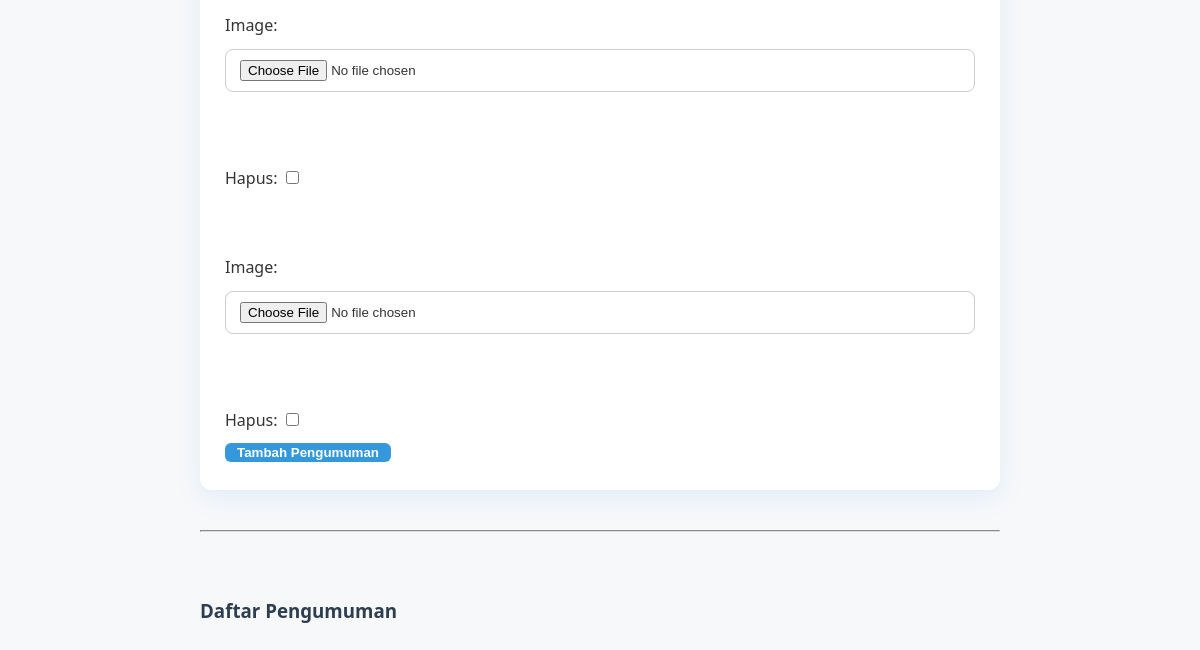
The page /kelola/pengumuman/ (signed in, lower part) on the database as committed earlier.
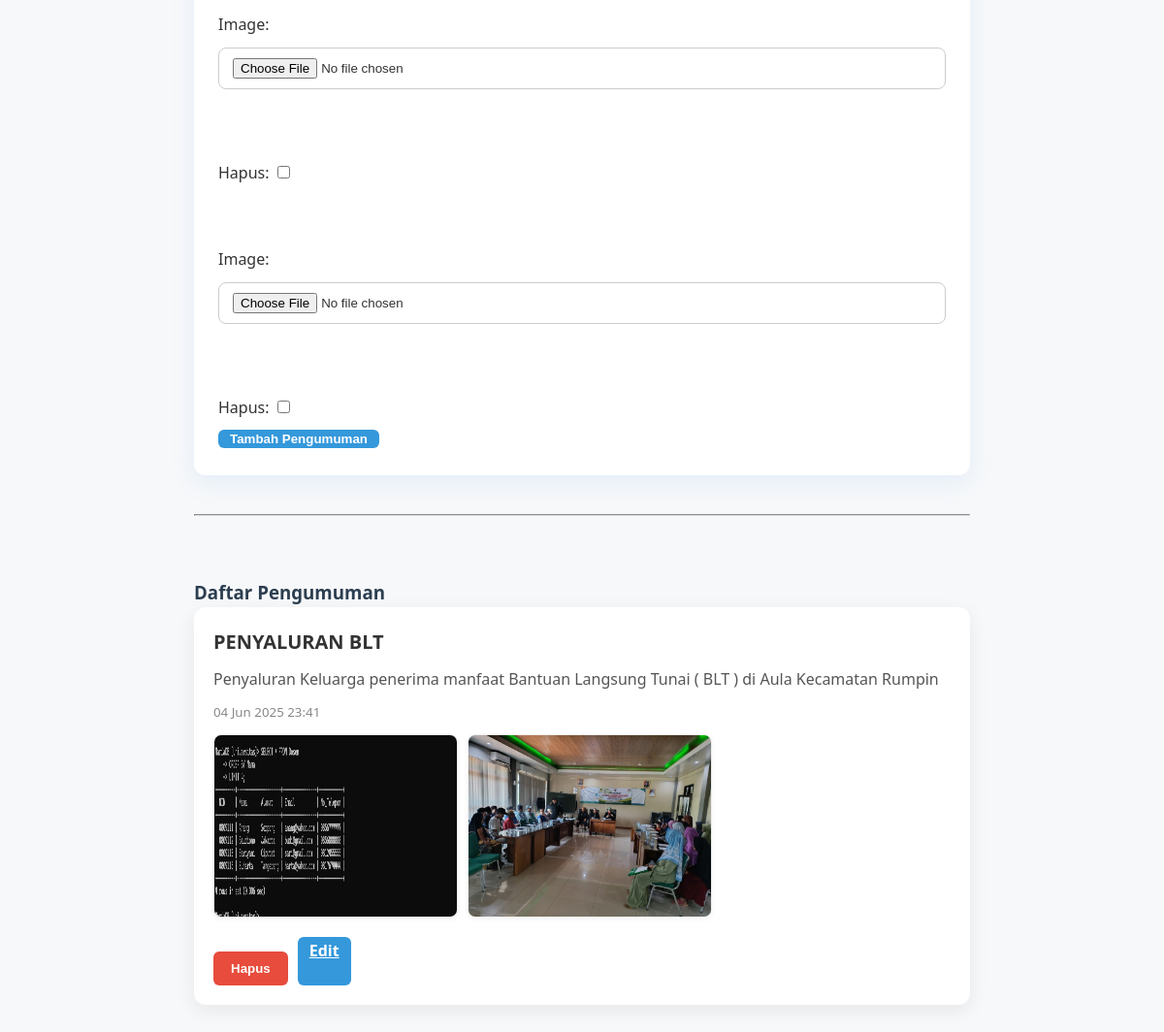
The same page on the database as committed later.
### kembang/models.py (models this page shows, shortened)
class Announcement(models.Model):
    title = models.CharField(max_length=200)
    content = models.TextField()
    published_at = models.DateTimeField(auto_now_add=True)
    updated_at = models.DateTimeField(auto_now=True)
    is_active = models.BooleanField(default=True)
    class Meta:
        ordering = ['-published_at']   # pengumuman terbaru muncul paling atas
        verbose_name = "Pengumuman"
        verbose_name_plural = "Pengumuman"

class AnnouncementImage(models.Model):
    announcement = models.ForeignKey(Announcement, on_delete=models.CASCADE, related_name='images')
    image = models.ImageField(upload_to='announcement_images/')

### kembang/views.py (the view, shortened to what this page needs)
# urls.py: path('kelola/pengumuman/', views.announcement_manage, name='announcement_manage'),
@user_passes_test(is_admin)
@staff_member_required
def announcement_manage(request):
    announcements = Announcement.objects.all()
    editing = False
    editing_id = None
    form = AnnouncementForm()
    formset = AnnouncementImageFormSet(queryset=AnnouncementImage.objects.none())
    if 'edit_id' in request.GET:
        editing = True
        editing_id = request.GET.get('edit_id')
        announcement = get_object_or_404(Announcement, pk=editing_id)
        form = AnnouncementForm(instance=announcement)
        formset = AnnouncementImageFormSet(queryset=announcement.images.all())
    context = {
        'announcements': announcements,
        'form': form,
        'formset': formset,
        'editing': editing,
        'editing_id': editing_id,
    }
    return render(request, 'admin/kelola_pengumuman.html', context)

### kembang/forms.py
class AnnouncementForm(forms.ModelForm):
    class Meta:
        model = Announcement
        fields = ['title', 'content', 'is_active']

### kembang/views.py (called while the page is built)
def is_admin(user):
    return user.is_staff

### kembang/templates/admin/kelola_pengumuman.html (shortened to what this page needs)
{% load static %}
<!DOCTYPE html>
<html lang="id">
<head>
  <link rel="stylesheet" href="{% static 'css/pengumuman.css' %}">
  <link href="https://cdn.jsdelivr.net/npm/aos@2.3.4/dist/aos.css" rel="stylesheet" />
</head>
<body>
  <main style="max-width: 800px; margin: 40px auto; padding: 0 20px;">
    <section data-aos="fade-up" data-aos-delay="100">
      <form method="POST" enctype="multipart/form-data" style="background:#fff; padding: 25px; border-radius:12px; box-shadow: 0 8px 25px rgba(52,152,219,0.1);">
        {% for form_img in formset %}
          {{ form_img.as_p }}
        {% endfor %}
        {% if editing %}
          <input type="hidden" name="announcement_id" value="{{ editing_id }}">
          <button type="submit" name="edit" class="btn btn-edit">Simpan Perubahan</button>
          <button type="button" class="btn btn-cancel" onclick="window.location.href='{% url 'announcement_manage' %}'">Batal</button>
        {% else %}
          <button type="submit" name="create" class="btn btn-edit">Tambah Pengumuman</button>
        {% endif %}
      </form>
    </section>
    <hr style="margin: 40px 0; border-color: #ddd;">
    <section data-aos="fade-up" data-aos-delay="150">
      <h3>Daftar Pengumuman</h3>
      {% for a in announcements %}
        <div class="announcement-card" data-aos="fade-up" data-aos-delay="{{ forloop.counter0|add:'1' }}00">
          <h4>{{ a.title }}</h4>
          <p>{{ a.content|truncatechars:100 }}</p>
          <small>{{ a.published_at|date:"d M Y H:i" }}</small>
          <div class="announcement-images">
            {% if a.images.all.count == 0 %}
              <p><i>Tidak ada gambar</i></p>
            {% else %}
              {% for img in a.images.all %}
                <img src="{{ img.image.url }}" alt="Gambar {{ a.title }}">
              {% endfor %}
            {% endif %}
          </div>
          <div class="announcement-actions">
            <form method="POST" style="display:inline;">
              <button type="submit" name="delete" class="btn btn-delete" onclick="return confirm('Hapus pengumuman ini?')">Hapus</button>
            </form>
            <a href="?edit_id={{ a.id }}" class="btn btn-edit">Edit</a>
          </div>
        </div>
      {% endfor %}
    </section>
  </main>
</body>
</html>

Rows that differ between the two databases and show on the page:
added Announcement: title "PENYALURAN BLT", content "Penyaluran Keluarga penerima manfaat Bantuan Langsung Tunai ( BLT ) di Aula Kecamatan Rumpin", published_at "04 Jun 2025 23:41"
added AnnouncementImage: image (picture)
added AnnouncementImage: image (picture)
